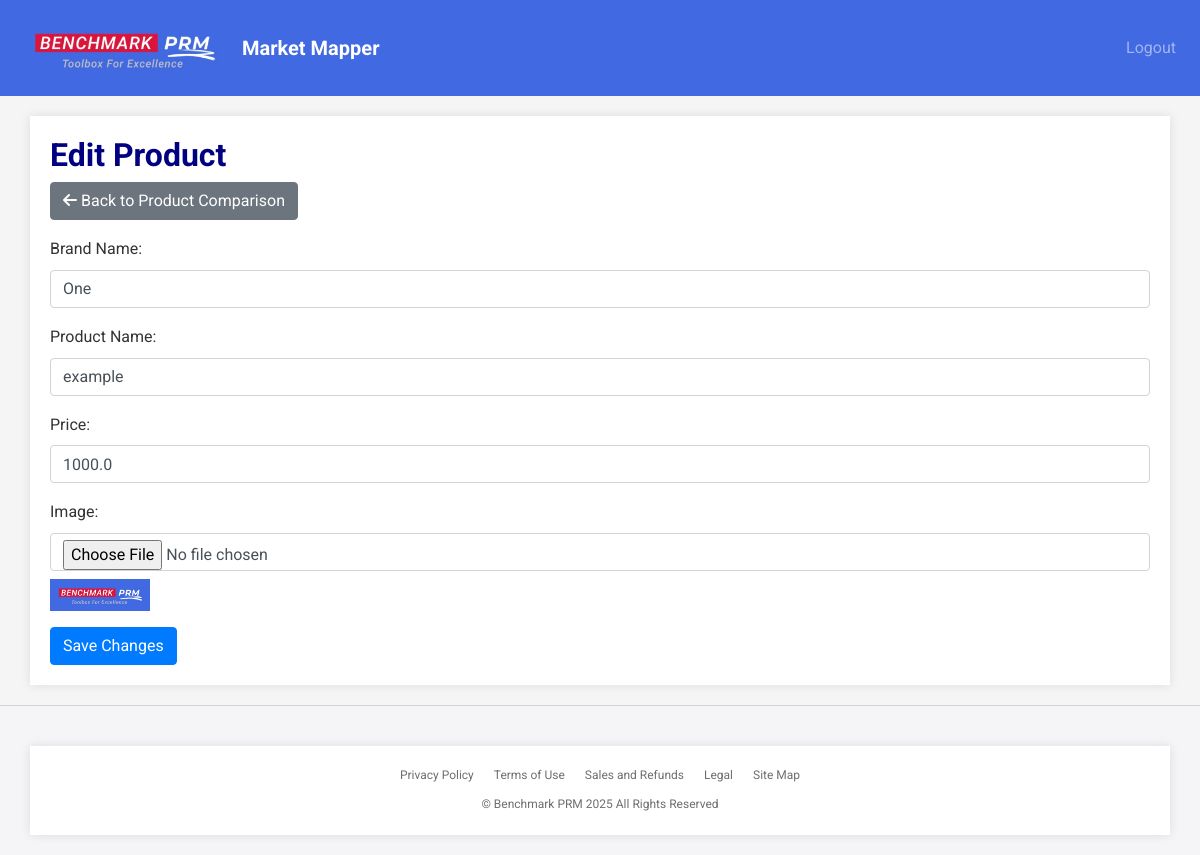
The page /manage/1/product/1/edit (signed in) on the database its author committed.
### app.py (models this page shows)
class Product(db.Model):
    id = db.Column(db.Integer, primary_key=True)
    brand_name = db.Column(db.String(100), nullable=False)
    product_name = db.Column(db.String(100), nullable=False)
    price = db.Column(db.Float)
    image_filename = db.Column(db.String(255))  # Store filename
    project_id = db.Column(db.Integer, db.ForeignKey('project.id'), nullable=False)

### app.py (the view, shortened to what this page needs)
@app.route('/manage/<int:project_id>/product/<int:product_id_to_edit>/edit', methods=['GET', 'POST'])
@login_required
def edit_product(project_id, product_id_to_edit):
    project = Project.query.get_or_404(project_id)
    if project.user_id != current_user.id:
        flash('You are not authorized to manage this project.', 'danger')
        return redirect(url_for('dashboard'))
    product_to_edit = Product.query.get_or_404(product_id_to_edit)
    if product_to_edit.project_id != project_id:
        flash('Product not found in this project.', 'danger')
        return redirect(url_for('product_comparison', project_id=project_id))
    return render_template('edit_product.html', project=project, product=product_to_edit)

### app.py (called while the page is built)
@login_manager.user_loader
def load_user(user_id):
    return User.query.get(int(user_id))

### templates/edit_product.html (shortened to what this page needs)
{% extends 'base.html' %}
{% block content %}
<h1>Edit Product</h1>
<a href="{{ url_for('product_comparison', project_id=project.id) }}" class="btn btn-secondary mb-3"><i class="fas fa-arrow-left"></i> Back to Product Comparison</a>
<form method="POST" enctype="multipart/form-data">
    <div class="form-group">
        <label for="brand_name">Brand Name:</label>
        <input type="text" name="brand_name" id="brand_name" class="form-control" value="{{ product.brand_name }}" required>
    </div>
    <div class="form-group">
        <label for="product_name">Product Name:</label>
        <input type="text" name="product_name" id="product_name" class="form-control" value="{{ product.product_name }}" required>
    </div>
    <div class="form-group">
        <label for="price">Price:</label>
        <input type="number" name="price" id="price" class="form-control" value="{{ product.price }}" step="0.01">
    </div>
    <div class="form-group">
        <label for="image">Image:</label>
        <input type="file" name="image" id="image" class="form-control">
        {% if product.image_filename %}
            <img src="{{ url_for('static', filename='uploads/' + product.image_filename) }}" alt="{{ product.product_name }} Image" width="100" class="mt-2">
        {% endif %}
    </div>
    <button type="submit" class="btn btn-primary">Save Changes</button>
</form>
{% endblock %}

### templates/base.html (style rules this page uses)
body { font-family: 'Roboto', sans-serif; background-color: #F5F5F5; color: #333333; line-height: 1.6; margin: 0; }
h1, h2, h3 { color: #000080; font-weight: 700; }
h1 { font-size: 32px; }
a { color: #4169E1; }

### rows shown on the page
Product: brand_name "One", product_name "example", price "1000.0", image_filename (picture)
